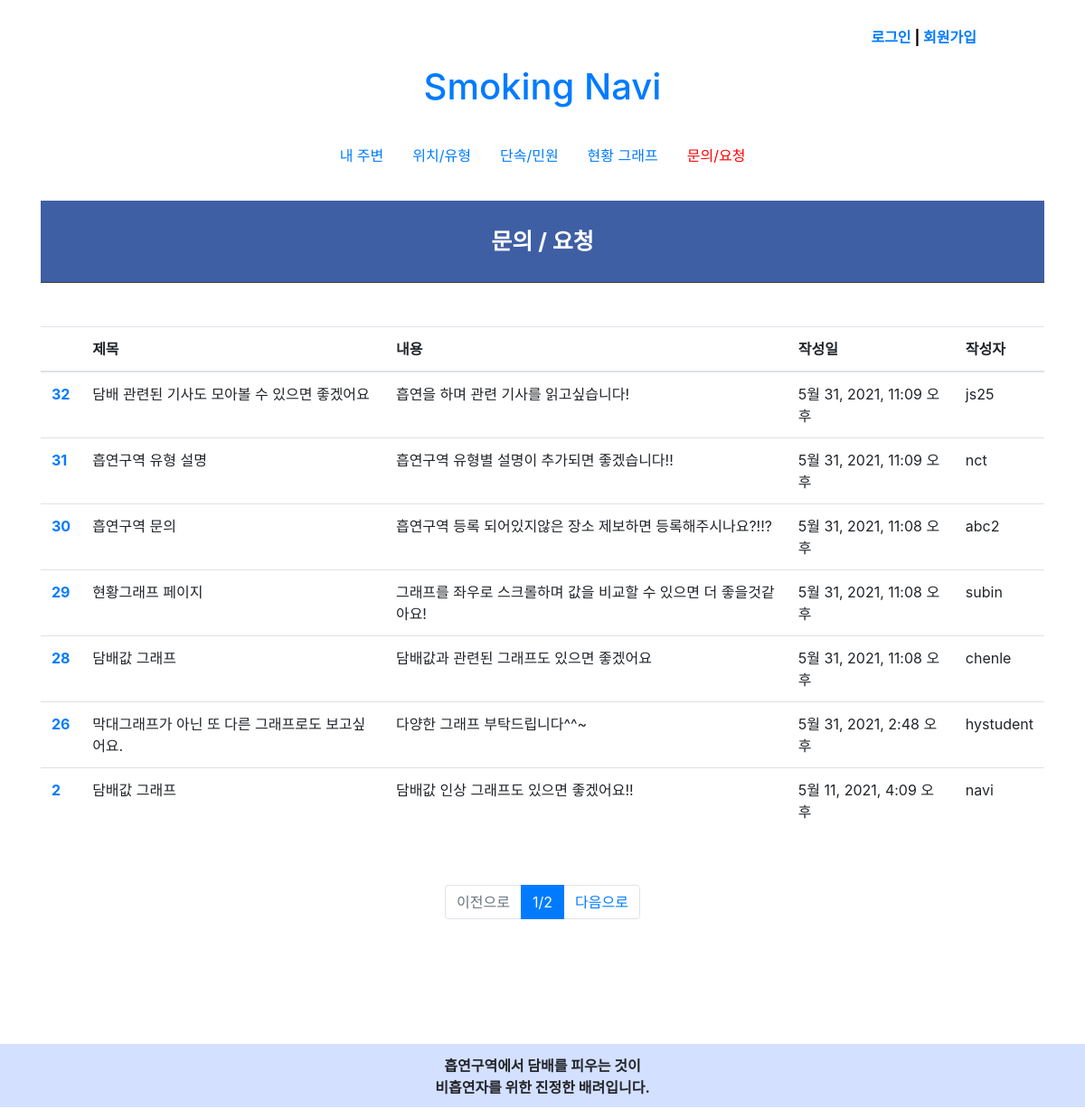
/post/post_list_staff, run on the app's committed database.
### post/models.py (models this page shows, shortened)
class Post(models.Model):
    number = models.AutoField(primary_key=True)
    author = models.ForeignKey(settings.AUTH_USER_MODEL, on_delete=models.CASCADE)
    title = models.CharField(max_length=200)
    text = models.TextField()
    created_date = models.DateTimeField(default=timezone.now)
    published_date = models.DateTimeField(blank=True, null=True)
    class Meta:
        permissions = [
            ('can_answer', 'Can Answer')
        ]

### post/views.py (the view)
# urls.py: path('post_list_staff', post_list_staff, name='post_list_staff'),
def post_list_staff(request):
    all_posts = Post.objects.all().order_by('-published_date')
    page = int(request.GET.get('p', 1))
    paginator = Paginator(all_posts, 7)
    posts = paginator.get_page(page)
    return render(request, 'post/post_list_staff.html', {'posts': posts})

### post/templates/post/post_list_staff.html (shortened to what this page needs)
{% extends "post/post_base.html" %}
{% block content %}
<body>
    <div class="header1">
            <h3>문의 / 요청</h3>
    </div>
    <div class="container">
    <div class="row mt-5">
    <table class="table">
      <thead class="thead">
        <tr>
          <th scope="col">&nbsp;&nbsp;</th>
          <th scope="col">제목</th>
          <th scope="col">내용</th>
          <th scope="col">작성일</th>
          <th scope="col">작성자</th>
        </tr>
      </thead>
      <tbody>
      {% for post in posts %}
        <tr onclick = "location.href='post/{{ post.pk }}/staff'">
          <th scope="row">
              <a href='post/{{ post.pk }}/staff'>
            {{ post.number }}
              </a>
          </th>
            <td>{{ post.title }}</td>
            <td>{{ post.text }}</td>
            <td>{{ post.published_date }}</td>
            <td>{{ post.author }}</td>
        </tr>
      {% endfor %}
      </tbody>
    </table>
  </div>
</div>
<div class="paging">
            <ul class = "pagination justify-content-center">
                {% if posts.has_previous %}
                    <li class = "page-item">
                        <a class = "page-link disabled" href = "?p={{posts.previous_page_number}}">이전으로</a>
                    </li>
                {% else %}
                    <li class = "page-item disabled">
                        <a class = "page-link disabled" href = "#">이전으로</a>
                    </li>
                {% endif %}
                <li class = "page-item active">
                    <a class = "page-link">{{posts.number}}/{{posts.paginator.num_pages}}</a>
                </li>
                {% if posts.has_next %}
                    <li class = "page-item">
                        <a class = "page-link" href = "?p={{posts.next_page_number}}">다음으로</a>
                    </li>
                {% else %}
                    <li class = "page-item disabled">
                        <a class = "page-link disabled" href = "#">다음으로</a>
                    </li>
                {% endif %}
            </ul>
        </div>
</body>
{% endblock %}

### post/templates/post/post_base.html (shortened to what this page needs)
<!DOCTYPE html>
<html lang="ko">
<head>
    <link rel="stylesheet" href="https://cdn.jsdelivr.net/npm/bootstrap@4.5.3/dist/css/bootstrap.min.css">
</head>
<div class="page-header">
    <br/>
    {% if user.is_authenticated %}
      <p style="margin-right:10%;"><strong>{{user.get_username}} 님 |&nbsp;<a href="/accounts/logout" style="text-decoration:none;">로그아웃</a></strong></p>
    {% else %}
      <p style="margin-right:10%;"><strong><a href="/accounts/login" style="text-decoration:none;">로그인</a> | <a href="/accounts/register" style="text-decoration:none;">회원가입</a></strong></p>
    {% endif %}
</div>
<br/>
<nav class="navbarmain" >
    <div class="navtitle">
    <a class="navbar title justify-content-center" id="titlename" href="/" style="text-decoration:none;"><h1>Smoking Navi</h1></a>
    </div>
    <div class="nav" id="nav-tab" role="tablist">
        <ul class="nav">
            <li class="nav-item"><a class="nav-link" href="/">내 주변</a>
            <li class="nav-item"><a class="nav-link" href="/location" onclick="location.href='/location'">위치/유형</a>
            <li class="nav-item"><a class="nav-link" href="/cp_cd">단속/민원</a>
            <li class="nav-item"><a class="nav-link" href="/graph">현황 그래프</a>
            {% if request.user.is_active and request.user.is_staff %}
            <li class="nav-item"><a class="nav-link active" href="/post/post_list_staff">문의/요청</a>
            {% else %}
            <li class="nav-item"><a class="nav-link active" href="/post/post_list">문의/요청</a>
            {% endif %}
        </ul>
    </div>
</nav>
<div class="container">
<body>
<div class="blockcontents">
{% block content %}
{% endblock %}
</div>
<br/><br/><br/>
</body>
</div>
<footer>
    <div id="footerbox">
        <p><strong>흡연구역에서 담배를 피우는 것이<br/>비흡연자를 위한 진정한 배려입니다.</strong></p>
    </div>
</footer>
</html>

### post/templates/post/post_base.html (style rules this page uses)
@media screen and (min-width: 769px) { #footerbox { bottom: 0; padding: 0%; background-color: #D4E0FF; width: 100%; height: 70px; } }
@media screen and (min-width: 769px) { #footerbox > p { font-size: 100%; text-align: center; padding: 1%; } }
@media screen and (min-width: 769px) { .page-header > p { color: black; float: right; margin-top: 5px; } }
@media screen and (min-width: 769px) { .nav { margin: 0 auto; text-align:center; } }
@media screen and (min-width: 769px) { .navtitle { width: 100%; text-align:center; margin : 0 auto; } }
@media screen and (min-width: 769px) { .navbarmain { text-align:center; } }
@media screen and (min-width: 769px) { #titlename { display: inline; } }
@media screen and (min-width: 769px) { .container { min-height: 100%; margin-bottom: -70px; padding-bottom: 10%; } }
@media screen and (min-width: 769px) { li.active a { color: red; } }

### post/templates/post/post_list_staff.html (style rules this page uses)
.header1 { background-color: #3F5FA5; color: white; padding: 20px 30px; border-bottom: 1px solid #3D3D3D; margin-bottom: 10px; margin-top:30px; }
.header1 h3 { font-size: 25px; font-weight: bolder; margin: 0; margin-bottom: 10px; margin-top: 10px; text-align: center; }

### data on the page
Post: number "32", title "담배 관련된 기사도 모아볼 수 있으면 좋겠어요", text "흡연을 하며 관련 기사를 읽고싶습니다!", published_date "5월 31, 2021, 11:09 오후", author "js25"
Post: number "31", title "흡연구역 유형 설명", text "흡연구역 유형별 설명이 추가되면 좋겠습니다!!", published_date "5월 31, 2021, 11:09 오후", author "nct"
Post: number "30", title "흡연구역 문의", text "흡연구역 등록 되어있지않은 장소 제보하면 등록해주시나요?!!?", published_date "5월 31, 2021, 11:08 오후", author "abc2"
Post: number "29", title "현황그래프 페이지", text "그래프를 좌우로 스크롤하며 값을 비교할 수 있으면 더 좋을것같아요!", published_date "5월 31, 2021, 11:08 오후", author "subin"
Post: number "28", title "담배값 그래프", text "담배값과 관련된 그래프도 있으면 좋겠어요", published_date "5월 31, 2021, 11:08 오후", author "chenle"
Post: number "26", title "막대그래프가 아닌 또 다른 그래프로도 보고싶어요.", text "다양한 그래프 부탁드립니다^^~", published_date "5월 31, 2021, 2:48 오후", author "hystudent"
Post: number "2", title "담배값 그래프", text "담배값 인상 그래프도 있으면 좋겠어요!!", published_date "5월 11, 2021, 4:09 오후", author "navi"

### other printed values
{{ posts.number }} "1"
{{ posts.paginator.num_pages }} "2"
